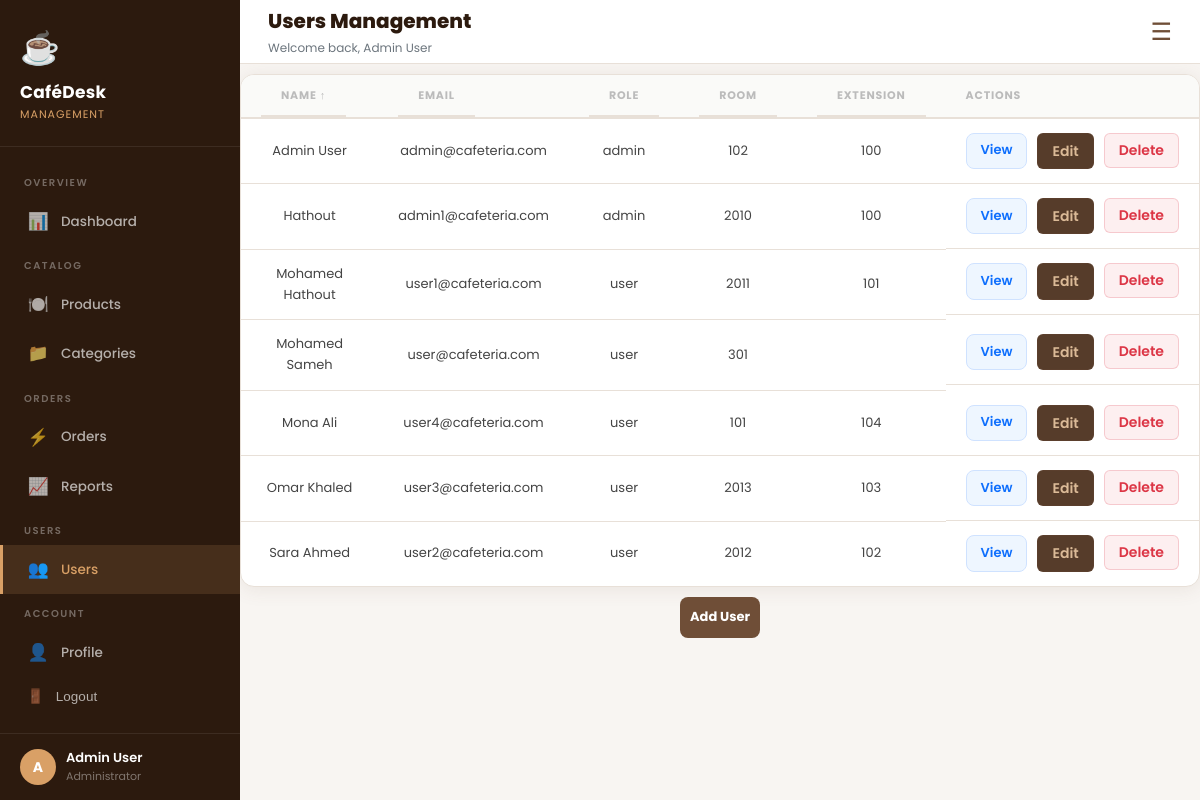
The app's page /users (signed in) with its own data.
### tables this page shows
CREATE TABLE `users` (
  `id` int NOT NULL,
  `name` varchar(100) NOT NULL,
  `email` varchar(150) NOT NULL,
  `password` varchar(255) NOT NULL,
  `role` enum('admin','user') DEFAULT 'user',
  `room_id` int DEFAULT NULL,
  `extension` varchar(20) DEFAULT NULL,
  `created_at` timestamp NULL DEFAULT CURRENT_TIMESTAMP
);

CREATE TABLE `rooms` (
  `id` int NOT NULL,
  `room_number` varchar(20) NOT NULL,
  `description` varchar(255) DEFAULT NULL
);

### core/functions.php (called while the page is built, shortened)
<?php
function urlIS($url)
{
    $requestUri = parse_url($_SERVER['REQUEST_URI'], PHP_URL_PATH);
    return $requestUri === $url;
}
function base_path($path)
{
    return BASE_PATH . $path;
}
function view($path, $attributes = [])
{
    extract($attributes);
    require base_path("views/{$path}");
}

### public/index.php (called while the page is built, shortened)
<?php
require_once BASE_PATH . "Core/functions.php";
spl_autoload_register(function ($class) {
    $class = str_replace("\\", "/", $class);
});
$router = new Router();
$url = parse_url($_SERVER['REQUEST_URI'], PHP_URL_PATH);
$method = $_POST['_method'] ?? $_SERVER['REQUEST_METHOD'];
$router->route($url, $method);

### core/Session.php (called while the page is built, shortened)
<?php
class Session
{
    public static function get($key, $default = null)
    {
        return $_SESSION[$key] ?? $default;
    }
}

### core/Auth.php (called while the page is built, shortened)
<?php
class Auth
{
    public static function user()
    {
        return Session::get('user');
    }
}

### core/Database.php (called while the page is built, shortened)
<?php
class Database
{
    public $connection;
    public $statement;
    public function __construct($config)
    {
        $dsn = "mysql:host={$config['host']};dbname={$config['dbname']};port={$config['port']};charset={$config['charset']}";
        $this->connection = new PDO(
            $dsn,
            $config['user'],
            $config['password'],
            [
                PDO::ATTR_DEFAULT_FETCH_MODE => PDO::FETCH_ASSOC
            ]
        );
    }
    public function query($query, $params = [])
    {
        $this->statement = $this->connection->prepare($query);
        $this->statement->execute($params);
        return $this;
    }
    public function get()
    {
        return $this->statement->fetchAll();
    }
}

### config.php (called while the page is built)
<?php
return [
    "host"    => "localhost",
    "dbname"  => "cafeteria",
    "port"    => 3306,
    "user"    => "root",
    "charset" => "utf8mb4",
    "password" => ""
];

### views/users/index.view.php (the view, shortened to what this page needs)
<?php
$pageTitle = 'Users Management';
require base_path('views/partials/head.php');
require base_path('views/partials/sidebar.php');
?>
<div class="main">
    <?php require base_path('views/partials/navbar.php'); ?>
    <main class="page-content">
        <div class="table-card">
            <table>
                <thead>
                    <th>
                        <a class="order" href="/users?sort=name&direction=<?= ($sort === 'name' && $direction === 'asc') ? 'desc' : 'asc' ?>">
                            Name
                            <?php if($sort == 'name'): ?>
                            <?= $direction === 'asc' ? '↑' : '↓' ?>
                            <?php endif; ?>
                        </a>
                    </th>
                        <th>
                            <a class="order" href="/users?sort=email&direction=<?= ($sort === 'email' && $direction === 'asc') ? 'desc' : 'asc' ?>">
                            Email
                        </a>
                        </th>
                        <th>
                            <a class="order" href="/users?sort=role&direction=<?= ($sort === 'role' && $direction === 'asc') ? 'desc' : 'asc' ?>">
                            Role
                        </a>
                        </th>
                        <th>
                            <a class="order" href="/users?sort=room&direction=<?= ($sort === 'room' && $direction === 'asc') ? 'desc' : 'asc' ?>">
                            Room
                        </a>
                        </th>
                        <th>
                            <a class="order" href="/users?sort=extension&direction=<?= ($sort === 'extension' && $direction === 'asc') ? 'desc' : 'asc' ?>">
                            Extension
                        </a>
                        </th>
                        <th>Actions</th>
                </thead>
                <tbody>
                <?php foreach ($users as $this_user) : ?>
                    <tr>
                        <td>
                            <?= htmlspecialchars($this_user['name']) ?>
                        </td>
                        <td>
                            <?= htmlspecialchars($this_user['email']) ?>
                        </td>
                        <td>
                            <?= htmlspecialchars($this_user['role']) ?>
                        </td>
                        <td>
                            <?= $this_user['room_number'] ?? 'No Room' ?>
                        </td>
                        <td>
                            <?= $this_user['extension'] ?>
                        </td>
                        <td class="actions">
                            <a
                                href="/user?id=<?= $this_user['id'] ?>"
                                class="btn-view"
                            >
                                View
                            </a>
                            <a
                                href="/users/edit?id=<?= $this_user['id'] ?>"
                                class="btn-edit"
                            >
                                Edit
                            </a>
                            <form method="POST" action="/users" onsubmit="return confirm('Are you sure you want to delete this user?')">
                                <button type="submit" class="btn-del">
                                    Delete
                                </button>
                            </form>
                        </td>
                    </tr>
                <?php endforeach; ?>
                </tbody>
            </table>
        </div>
        <a href="/users/create" class="btn-add">
            Add User
        </a>
    </main>
</div>
<?php require base_path('views/partials/footer.php'); ?>

### core/Router.php (shortened to what this page needs)
<?php
class Router
{
    protected $routes = [];
    public function get($url, $controller)
    {
        $this->routes[] = [
            "url"        => $url,
            "controller" => $controller,
            "method"     => "GET"
        ];
    }
    public function post($url, $controller)
    {
        $this->routes[] = [
            "url"        => $url,
            "controller" => $controller,
            "method"     => "POST"
        ];
    }
    public function delete($url, $controller)
    {
        $this->routes[] = [
            "url"        => $url,
            "controller" => $controller,
            "method"     => "DELETE"
        ];
    }
    public function patch($url, $controller)
    {
        $this->routes[] = [
            "url"        => $url,
            "controller" => $controller,
            "method"     => "PATCH"
        ];
    }
    public function route($url, $method)
    {
        foreach ($this->routes as $route) {
            if ($route['url'] === $url && $route['method'] === strtoupper($method)) {
                return require base_path($route['controller']);
            }
        }
    }
}

### views/partials/sidebar-admin.php (shortened to what this page needs)
<?php
$user = Auth::user();
?>
<aside class="sidebar">
    <div class="sidebar-logo">
        <span class="logo-icon">☕</span>
        <div class="logo-name">
            CaféDesk
        </div>
        <div class="logo-sub">
            Management
        </div>
    </div>
    <nav class="sidebar-nav">
        <div class="nav-section-label">
            Overview
        </div>
        <a href="/dashboard" class="<?= urlIS("/dashboard") ? "active" : "" ?>">
            <span class="nav-icon">📊</span>
            Dashboard
        </a>
        <div class="nav-section-label">
            Catalog
        </div>
        <a href="/products" class="<?= urlIS("/products") ? "active" : "" ?>">
            <span class="nav-icon">🍽️</span>
            Products
        </a>
        <a href="/categories" class="<?= urlIS("/categories") ? "active" : "" ?>">
            <span class="nav-icon">📁</span>
            Categories
        </a>
        <div class="nav-section-label">
            Orders
        </div>
        <a href="/orders" class="<?= urlIS("/orders") ? "active" : "" ?>">
            <span class="nav-icon">⚡</span>
            Orders
        </a>
        <a href="/reports" class="<?= urlIS("/reports") ? "active" : "" ?>">
            <span class="nav-icon">📈</span>
            Reports
        </a>
        <div class="nav-section-label">
            Users
        </div>
        <a href="/users" class="<?= urlIS("/users") ? "active" : "" ?>">
            <span class="nav-icon">👥</span>
            Users
        </a>
        <div class="sidebar-bottom">
            <div class="nav-section-label">
                Account
            </div>
            <a href="/profile" class="<?= urlIS("/profile") ? "active" : "" ?>">
                <span class="nav-icon">👤</span>
                Profile
            </a>
            <form method="POST" action="/logout">
                <button type="submit" class="sidebar-link logout-link">
                    <span class="nav-icon">🚪</span>
                    Logout
                </button>
            </form>
        </div>
    </nav>
    <div class="sidebar-user">
        <div class="avatar">
            <?=
                strtoupper(
                    substr($user['name'], 0, 1)
                );
            ?>
        </div>
        <div class="user-info">
            <div class="name">
                <?= htmlspecialchars($user['name']) ?>
            </div>
            <div class="role">
                <?= $user['role'] === 'admin'
                ? 'Administrator'
                : 'Employee'; ?>
            </div>
        </div>
    </div>
</aside>

### views/partials/navbar.php (shortened to what this page needs)
<?php
$user = Auth::user();
?>
<header class="topbar">
    <div>
        <div class="topbar-title">
            <?= $pageTitle ?? 'Dashboard'; ?>
        </div>
        <div class="topbar-sub">
            Welcome back,
            <?= htmlspecialchars($user['name'] ?? 'Guest') ?>
        </div>
    </div>
    <button id="sidebar-toggle" class="sidebar-toggle">
        ☰
    </button>
</header>

### public/css/app.css (style rules this page uses)
:root { --primary: #6f4e37; --primary-light: #8b6347; --primary-dark: #4a3020; --secondary: #d9a066; --secondary-light: #e8bb8a; --secondary-dark: #b8824a; --bg: #f8f5f2; --bg-card: #ffffff; --bg-sidebar: #2c1a0e; --success: #28a745; --danger: #dc3545; --warning: #ffc107; --info: #17a2b8; --text-dark: #1a1a2e; --text-muted: #6c757d; --border: #e8e0d8; --shadow: 0 2px 20px rgba(111, 78, 55, 0.1); --shadow-lg: 0 8px 40px rgba(111, 78, 55, 0.18); --radius: 14px; --radius-sm: 8px; }
* { box-sizing: border-box; margin: 0; padding: 0; }
body { font-family: "Poppins", sans-serif; background: var(--bg); color: var(--text-dark); font-size: 14px; line-height: 1.6; }
.sidebar { width: 260px; background: var(--bg-sidebar); height: 100vh; position: fixed; top: 0; left: 0; display: flex; flex-direction: column; overflow-y: auto; z-index: 100; transition: 0.3s ease; }
.sidebar-logo { padding: 28px 24px 20px; border-bottom: 1px solid rgba(255, 255, 255, 0.08); }
.sidebar-logo .logo-icon { font-size: 32px; display: block; margin-bottom: 6px; }
.sidebar-logo .logo-name { font-size: 17px; font-weight: 700; color: #fff; letter-spacing: 0.3px; }
.sidebar-logo .logo-sub { font-size: 11px; color: var(--secondary); font-weight: 400; letter-spacing: 1px; text-transform: uppercase; }
.sidebar-nav { padding: 16px 0; flex: 1; }
.nav-section-label { font-size: 10px; font-weight: 600; letter-spacing: 1.5px; text-transform: uppercase; color: rgba(255, 255, 255, 0.35); padding: 12px 24px 6px; }
.sidebar-nav a { display: flex; align-items: center; gap: 12px; padding: 11px 24px; color: rgba(255, 255, 255, 0.65); text-decoration: none; font-size: 13.5px; font-weight: 500; transition: all 0.2s; border-left: 3px solid transparent; }
.sidebar-nav a.active { background: rgba(217, 160, 102, 0.15); color: var(--secondary); border-left-color: var(--secondary); }
.sidebar-nav a .nav-icon { font-size: 17px; width: 22px; text-align: center; }
.sidebar-user { padding: 16px 20px; border-top: 1px solid rgba(255, 255, 255, 0.08); display: flex; align-items: center; gap: 12px; }
.sidebar-user .avatar { width: 36px; height: 36px; border-radius: 50%; background: var(--secondary); display: flex; align-items: center; justify-content: center; font-weight: 700; color: white; font-size: 14px; }
.sidebar-user .user-info .name { font-size: 13px; font-weight: 600; color: #fff; }
.sidebar-user .user-info .role { font-size: 11px; color: rgba(255, 255, 255, 0.4); }
.sidebar-toggle { background: none; border: none; font-size: 24px; cursor: pointer; color: var(--primary); }
.main { flex: 1; display: flex; flex-direction: column; margin-left: 240px; }
.topbar { background: #fff; border-bottom: 1px solid var(--border); padding: 0 32px; height: 68px; display: flex; align-items: center; justify-content: space-between; position: sticky; top: 0; z-index: 50; }
.topbar-title { font-size: 20px; font-weight: 700; color: var(--primary-dark); }
.topbar-sub { font-size: 12px; color: var(--text-muted); margin-top: 1px; }
.sidebar-bottom { margin-top: auto; }
.sidebar-link { display: flex; align-items: center; gap: 12px; width: 100%; padding: 11px 24px; background: transparent; border: none; border-left: 3px solid transparent; color: rgba(255, 255, 255, 0.65); text-decoration: none; text-align: left; font-size: 13.5px; font-weight: 500; cursor: pointer; transition: all 0.2s; }
.sidebar { display: flex; flex-direction: column; }
.sidebar-nav { flex: 1; }
html { scrollbar-width: thin; scrollbar-color: #6f7883 #1f242b; }

### records on screen
users: name "A", name "Admin User", shows "Administrator", email "admin@cafeteria.com", role "admin", room.room_number "102", extension "100"
users: name "Hathout", email "admin1@cafeteria.com", role "admin", room.room_number "2010", extension "100"
users: name "Mohamed Hathout", email "user1@cafeteria.com", role "user", room.room_number "2011", extension "101"
users: name "Mohamed Sameh", email "user@cafeteria.com", role "user", room.room_number "301"
users: name "Mona Ali", email "user4@cafeteria.com", role "user", room.room_number "101", extension "104"
users: name "Omar Khaled", email "user3@cafeteria.com", role "user", room.room_number "2013", extension "103"
users: name "Sara Ahmed", email "user2@cafeteria.com", role "user", room.room_number "2012", extension "102"
